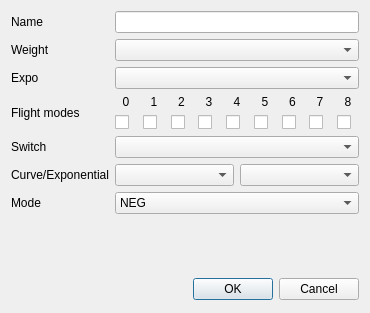
<?xml version="1.0" encoding="UTF-8"?>
<ui version="4.0">
 <class>ExpoDialog</class>
 <widget class="QDialog" name="ExpoDialog">
  <property name="geometry">
   <rect>
    <x>0</x>
    <y>0</y>
    <width>370</width>
    <height>313</height>
   </rect>
  </property>
  <property name="sizePolicy">
   <sizepolicy hsizetype="Preferred" vsizetype="MinimumExpanding">
    <horstretch>0</horstretch>
    <verstretch>0</verstretch>
   </sizepolicy>
  </property>
  <property name="minimumSize">
   <size>
    <width>0</width>
    <height>0</height>
   </size>
  </property>
  <property name="windowTitle">
   <string/>
  </property>
  <property name="windowIcon">
   <iconset resource="companion9x.qrc">
    <normaloff>:/icon.png</normaloff>:/icon.png</iconset>
  </property>
  <layout class="QGridLayout" name="gridLayout" columnstretch="0,0">
   <item row="0" column="0">
    <widget class="QLabel" name="label_name">
     <property name="text">
      <string>Name</string>
     </property>
    </widget>
   </item>
   <item row="0" column="1">
    <widget class="QLineEdit" name="expoName">
     <property name="maxLength">
      <number>6</number>
     </property>
    </widget>
   </item>
   <item row="1" column="0">
    <widget class="QLabel" name="label_3">
     <property name="text">
      <string>Weight</string>
     </property>
    </widget>
   </item>
   <item row="2" column="0">
    <widget class="QLabel" name="label_expo">
     <property name="text">
      <string>Expo</string>
     </property>
    </widget>
   </item>
   <item row="3" column="0">
    <widget class="QLabel" name="label_phases">
     <property name="text">
      <string>Flight modes</string>
     </property>
    </widget>
   </item>
   <item row="8" column="0" colspan="2">
    <widget class="QDialogButtonBox" name="buttonBox">
     <property name="minimumSize">
      <size>
       <width>0</width>
       <height>25</height>
      </size>
     </property>
     <property name="orientation">
      <enum>Qt::Horizontal</enum>
     </property>
     <property name="standardButtons">
      <set>QDialogButtonBox::Cancel|QDialogButtonBox::Ok</set>
     </property>
    </widget>
   </item>
   <item row="7" column="0" colspan="2">
    <spacer name="verticalSpacer">
     <property name="orientation">
      <enum>Qt::Vertical</enum>
     </property>
     <property name="sizeHint" stdset="0">
      <size>
       <width>20</width>
       <height>40</height>
      </size>
     </property>
    </spacer>
   </item>
   <item row="3" column="1">
    <layout class="QGridLayout" name="gridLayout_4">
     <item row="0" column="0">
      <widget class="QLabel" name="lb_FP0">
       <property name="text">
        <string>0</string>
       </property>
       <property name="alignment">
        <set>Qt::AlignCenter</set>
       </property>
      </widget>
     </item>
     <item row="0" column="1">
      <widget class="QLabel" name="lb_FP1">
       <property name="text">
        <string>1</string>
       </property>
       <property name="alignment">
        <set>Qt::AlignCenter</set>
       </property>
      </widget>
     </item>
     <item row="0" column="2">
      <widget class="QLabel" name="lb_FP2">
       <property name="text">
        <string>2</string>
       </property>
       <property name="alignment">
        <set>Qt::AlignCenter</set>
       </property>
      </widget>
     </item>
     <item row="0" column="3">
      <widget class="QLabel" name="lb_FP3">
       <property name="text">
        <string>3</string>
       </property>
       <property name="alignment">
        <set>Qt::AlignCenter</set>
       </property>
      </widget>
     </item>
     <item row="0" column="4">
      <widget class="QLabel" name="lb_FP4">
       <property name="text">
        <string>4</string>
       </property>
       <property name="alignment">
        <set>Qt::AlignCenter</set>
       </property>
      </widget>
     </item>
     <item row="0" column="5">
      <widget class="QLabel" name="lb_FP5">
       <property name="text">
        <string>5</string>
       </property>
       <property name="alignment">
        <set>Qt::AlignCenter</set>
       </property>
      </widget>
     </item>
     <item row="0" column="6">
      <widget class="QLabel" name="lb_FP6">
       <property name="text">
        <string>6</string>
       </property>
       <property name="alignment">
        <set>Qt::AlignCenter</set>
       </property>
      </widget>
     </item>
     <item row="0" column="7">
      <widget class="QLabel" name="lb_FP7">
       <property name="text">
        <string>7</string>
       </property>
       <property name="alignment">
        <set>Qt::AlignCenter</set>
       </property>
      </widget>
     </item>
     <item row="0" column="8">
      <widget class="QLabel" name="lb_FP8">
       <property name="text">
        <string>8</string>
       </property>
       <property name="alignment">
        <set>Qt::AlignCenter</set>
       </property>
      </widget>
     </item>
     <item row="1" column="0">
      <widget class="QCheckBox" name="cb_FP0">
       <property name="text">
        <string/>
       </property>
      </widget>
     </item>
     <item row="1" column="1">
      <widget class="QCheckBox" name="cb_FP1">
       <property name="text">
        <string/>
       </property>
      </widget>
     </item>
     <item row="1" column="2">
      <widget class="QCheckBox" name="cb_FP2">
       <property name="text">
        <string/>
       </property>
      </widget>
     </item>
     <item row="1" column="3">
      <widget class="QCheckBox" name="cb_FP3">
       <property name="text">
        <string/>
       </property>
      </widget>
     </item>
     <item row="1" column="4">
      <widget class="QCheckBox" name="cb_FP4">
       <property name="text">
        <string/>
       </property>
      </widget>
     </item>
     <item row="1" column="5">
      <widget class="QCheckBox" name="cb_FP5">
       <property name="text">
        <string/>
       </property>
      </widget>
     </item>
     <item row="1" column="6">
      <widget class="QCheckBox" name="cb_FP6">
       <property name="text">
        <string/>
       </property>
      </widget>
     </item>
     <item row="1" column="7">
      <widget class="QCheckBox" name="cb_FP7">
       <property name="text">
        <string/>
       </property>
      </widget>
     </item>
     <item row="1" column="8">
      <widget class="QCheckBox" name="cb_FP8">
       <property name="text">
        <string/>
       </property>
      </widget>
     </item>
    </layout>
   </item>
   <item row="4" column="0">
    <widget class="QLabel" name="label_7">
     <property name="text">
      <string>Switch</string>
     </property>
    </widget>
   </item>
   <item row="4" column="1">
    <widget class="QComboBox" name="switchesCB">
     <property name="whatsThis">
      <string>Switch used by the expo.
If blank then the expo is considered to be &quot;ON&quot; all the time.</string>
     </property>
    </widget>
   </item>
   <item row="5" column="0">
    <widget class="QLabel" name="label_curves">
     <property name="text">
      <string>Curve/Exponential</string>
     </property>
    </widget>
   </item>
   <item row="5" column="1">
    <layout class="QHBoxLayout" name="horizontalLayout">
     <item>
      <widget class="QComboBox" name="curvesCB">
       <property name="toolTip">
        <string/>
       </property>
       <property name="whatsThis">
        <string>The curve used by the expo</string>
       </property>
      </widget>
     </item>
     <item>
      <widget class="QComboBox" name="expoCurveCB">
       <property name="whatsThis">
        <string/>
       </property>
      </widget>
     </item>
    </layout>
   </item>
   <item row="6" column="0">
    <widget class="QLabel" name="label_9">
     <property name="text">
      <string>Mode</string>
     </property>
    </widget>
   </item>
   <item row="6" column="1">
    <widget class="QComboBox" name="modeCB">
     <item>
      <property name="text">
       <string>NEG</string>
      </property>
     </item>
     <item>
      <property name="text">
       <string>POS</string>
      </property>
     </item>
     <item>
      <property name="text">
       <string>ALL</string>
      </property>
     </item>
    </widget>
   </item>
   <item row="1" column="1">
    <widget class="QComboBox" name="weightCB">
     <property name="whatsThis">
      <string>Phase used by the expo.</string>
     </property>
    </widget>
   </item>
   <item row="2" column="1">
    <widget class="QComboBox" name="expoCB">
     <property name="whatsThis">
      <string>Phase used by the expo.</string>
     </property>
    </widget>
   </item>
  </layout>
 </widget>
 <resources>
  <include location="companion9x.qrc"/>
 </resources>
 <connections>
  <connection>
   <sender>buttonBox</sender>
   <signal>accepted()</signal>
   <receiver>ExpoDialog</receiver>
   <slot>accept()</slot>
   <hints>
    <hint type="sourcelabel">
     <x>199</x>
     <y>354</y>
    </hint>
    <hint type="destinationlabel">
     <x>157</x>
     <y>274</y>
    </hint>
   </hints>
  </connection>
  <connection>
   <sender>buttonBox</sender>
   <signal>rejected()</signal>
   <receiver>ExpoDialog</receiver>
   <slot>reject()</slot>
   <hints>
    <hint type="sourcelabel">
     <x>199</x>
     <y>360</y>
    </hint>
    <hint type="destinationlabel">
     <x>208</x>
     <y>274</y>
    </hint>
   </hints>
  </connection>
 </connections>
</ui>
